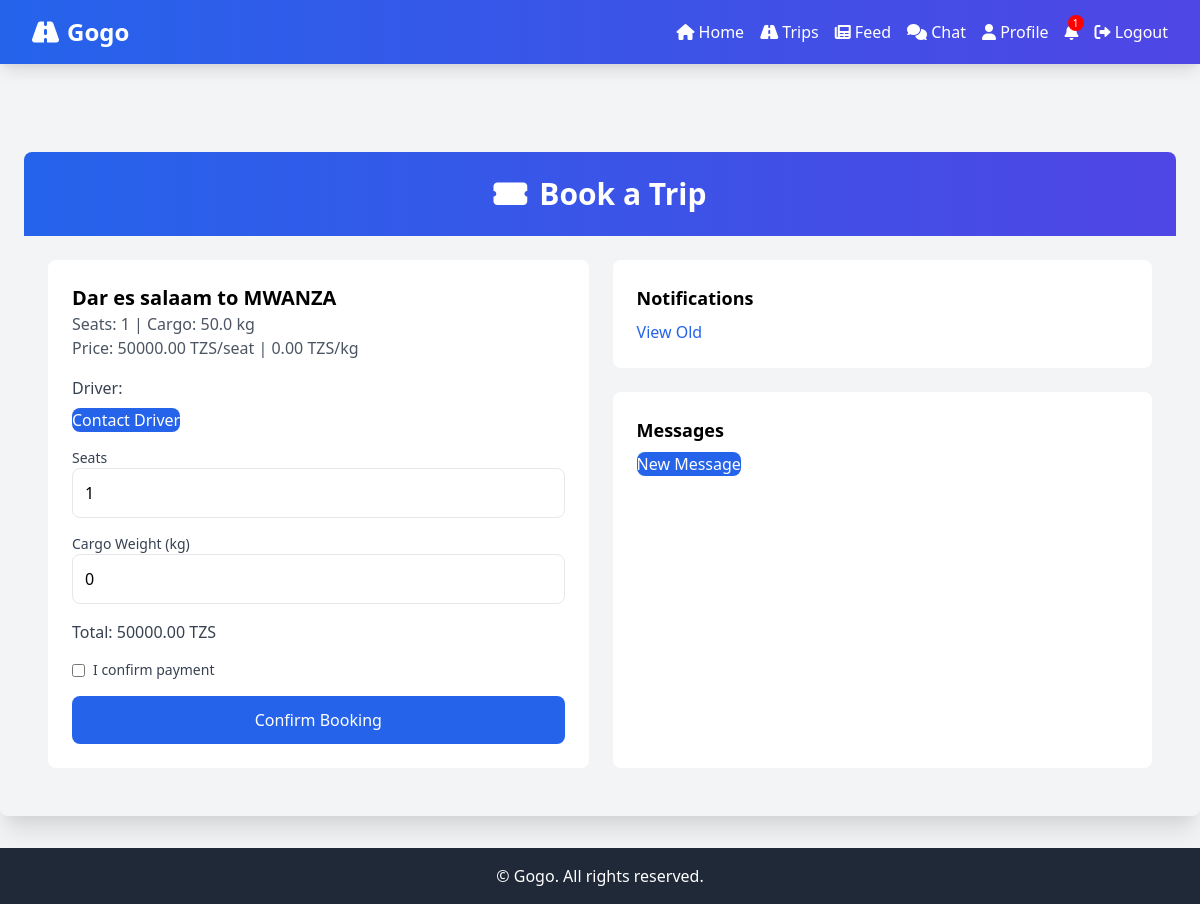
The app's page /book/2/ (signed in) with its own data.
### core/models.py (models this page shows, shortened)
class Trip(models.Model):
    driver = models.ForeignKey(Profile, on_delete=models.CASCADE, related_name='trips')
    start = models.CharField(max_length=100)
    end = models.CharField(max_length=100)
    seats = models.PositiveIntegerField()
    cargo_capacity = models.FloatField(default=0.0)
    price_per_seat = models.DecimalField(max_digits=10, decimal_places=2)
    price_per_kg = models.DecimalField(max_digits=10, decimal_places=2)
    departure = models.DateTimeField()
    auction_mode = models.BooleanField(default=False)
    status = models.CharField(max_length=20, choices=[('open', 'Open'), ('completed', 'Completed'), ('cancelled', 'Cancelled')], default='open')

### core/views.py (the view, shortened to what this page needs)
# urls.py: path('book/<int:trip_id>/', views.book_trip, name='book_trip'),
@login_required
def book_trip(request, trip_id):
    trip = get_object_or_404(Trip, id=trip_id, status='open')
    context = {
        'trip': trip,
        'notifications': get_notifications(request.user),
    }
    return render(request, 'core/booking.html', context)

### core/views.py (called while the page is built)
def get_notifications(user):
    return Notification.objects.filter(user=user, read=False).order_by('-created_at')

### core/templates/core/booking.html (shortened to what this page needs)
{% extends 'core/base.html' %}
{% block content %}
<div class="max-w-7xl mx-auto mt-12 p-6 bg-gray-100 rounded-lg shadow-xl">
    <header class="text-center py-6 bg-gradient-to-r from-blue-600 to-indigo-600 text-white rounded-t-lg">
        <h2 class="text-3xl font-semibold"><i class="fas fa-ticket-alt mr-3"></i>Book a Trip</h2>
    </header>
    <div class="flex flex-col md:flex-row p-6 space-y-6 md:space-y-0 md:space-x-6">
        <div class="w-full md:w-1/2 bg-white p-6 rounded-lg">
            {% if trip %}
                <h3 class="text-xl font-bold">{{ trip.start }} to {{ trip.end }}</h3>
                <p class="text-gray-600">Seats: {{ trip.seats }} | Cargo: {{ trip.cargo_capacity }} kg</p>
                <p class="text-gray-600">Price: {{ trip.price_per_seat }} TZS/seat | {{ trip.price_per_kg }} TZS/kg</p>
                {% if trip.driver %}
                    <div class="mt-4">
                        <p class="text-gray-700">Driver: <a href="{% url 'user_profile' trip.driver.id %}" class="text-blue-600">{{ trip.driver.name }}</a></p>
                        <button class="btn-primary mt-2" onclick="openMessage('{{ trip.driver.id }}')">Contact Driver</button>
                    </div>
                {% endif %}
                <form method="post" class="space-y-4 mt-4" id="booking-form">
                    <div>
                        <label for="seats" class="block text-sm font-medium text-gray-700">Seats</label>
                        <input type="number" id="seats" name="seats" min="1" max="{{ trip.seats }}" value="1" class="w-full p-3 border rounded-lg" required>
                    </div>
                    <div>
                        <label for="cargo_weight" class="block text-sm font-medium text-gray-700">Cargo Weight (kg)</label>
                        <input type="number" id="cargo_weight" name="cargo_weight" min="0" max="{{ trip.cargo_capacity }}" step="0.1" value="0" class="w-full p-3 border rounded-lg">
                    </div>
                    <p class="text-gray-700">Total: <span id="total-cost">0.00 TZS</span></p>
                    <label class="flex items-center text-sm text-gray-700">
                        <input type="checkbox" id="confirm_payment" name="confirm_payment" class="mr-2" required> I confirm payment
                    </label>
                    <button type="submit" class="btn-primary w-full py-3">Confirm Booking</button>
                </form>
            {% else %}
                <p class="text-gray-600 text-center">Trip not available.</p>
            {% endif %}
        </div>
        <div class="w-full md:w-1/2 flex flex-col space-y-6">
            <div class="bg-white p-6 rounded-lg">
                <h3 class="text-lg font-semibold">Notifications</h3>
                <button onclick="toggleOldNotifications()" class="text-blue-600 mt-2">View Old</button>
            </div>
            <div class="bg-white p-6 rounded-lg flex-1">
                <h3 class="text-lg font-semibold">Messages</h3>
                <button onclick="openMessageComposer()" class="btn-primary mt-2">New Message</button>
            </div>
        </div>
    </div>
</div>
{% endblock %}

### core/templates/core/base.html (style rules this page uses)
.btn-primary { background-color: #2563eb; color: white; border-radius: 0.5rem; }

### records on screen
Trip: start "Dar es salaam", end "MWANZA", seats "1", cargo_capacity "50.0", price_per_seat "50000.00", price_per_kg "0.00"

### other values on screen
{{ notifications.count }} "1"
